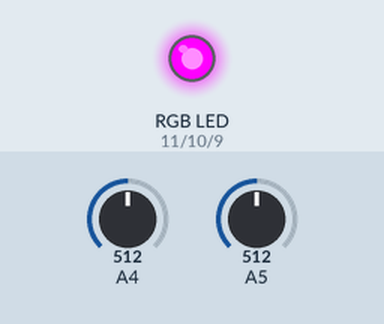
The sketch below on a simulated Arduino Uno, built with avr-gcc and run on an emulated ATmega328P. Shown: an RGB LED mixed from three pins (HIGH = lit). Dashed ring = blinking. The test bench sets the inputs (shaded band); at power-on: A5 = 512, A4 = 512. What the sketch prints to the serial monitor is not drawn.

Above: at 2.3 s.
2.4 s: A5 set to 0
At 3.9 s:
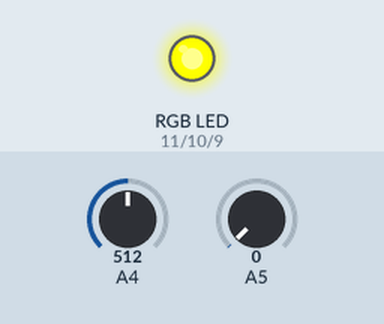
4.8 s: A5 set to 122
At 5.11 s:
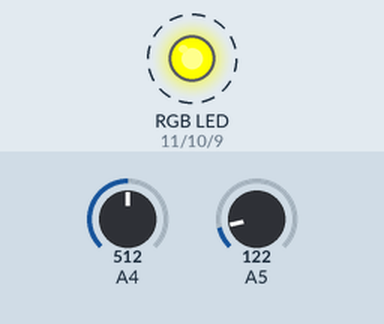
At 5.6 s:
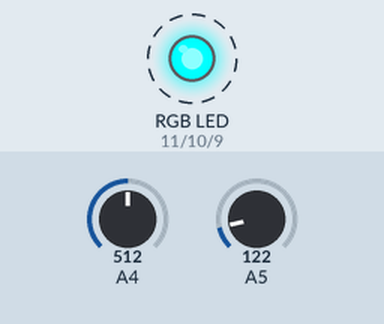
Timing chart, 0 to 14.3 s (numbered marks = the images above; inputs shaded):
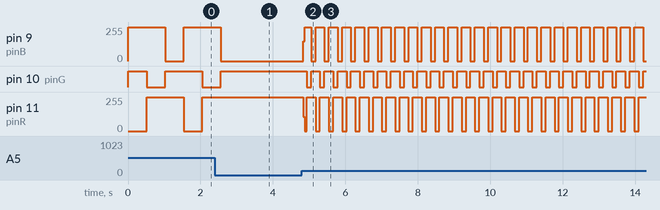

The sketch:

RGB_com_potenciometro.ino
```cpp
int pinR = 11;
int pinG = 10;
int pinB = 9 ;

int pinPot = 0;

int luz = 0;

boolean anodo_comum = true;

void setup() {
  // put your setup code here, to run once:

Serial.begin(9600);

pinMode(pinR, OUTPUT);
pinMode(pinG, OUTPUT);
pinMode(pinB, OUTPUT);
}

void loop() {
  // put your main code here, to run repeatedly:

pinPot = analogRead(A5);

luz = analogRead(A4);

Serial.print("Luz: ");
Serial.print(luz);

setColor(255,0,0);
delay(pinPot);
setColor(0,255,0);
delay(pinPot);
setColor(0,0,255);
delay(pinPot);

// Serial.println(pinPot);
 }


  void setColor(int red, int green, int blue){
  if(anodo_comum == true){
    red = 255 - red;
    green = 255 - green;
    blue = 255 - blue;
    }
    analogWrite(pinR, red);
    analogWrite(pinG, green);
    analogWrite(pinB, blue);
  }
```

Measured:
- after the input at 2.4 s, pin 9 (pinB): goes on until 2.6 s, then stays 0/255; pin 10 (pinG): goes on until 2.6 s, then stays HIGH; pin 11 (pinR): stays 255/255 (without the input it goes to 0/255 after 0.67 s)
- after the input at 4.8 s, pin 9 (pinB): 0/255 → 150/255 at once, then moves between 0/255 and 255/255, repeating every 0.73 s; pin 10 (pinG): alternates HIGH for 0.24 s and LOW for 0.12 s, starting after 0.13 s; pin 11 (pinR): 255/255 → 106/255 at once, then moves between 0/255 and 255/255, repeating every 0.73 s
